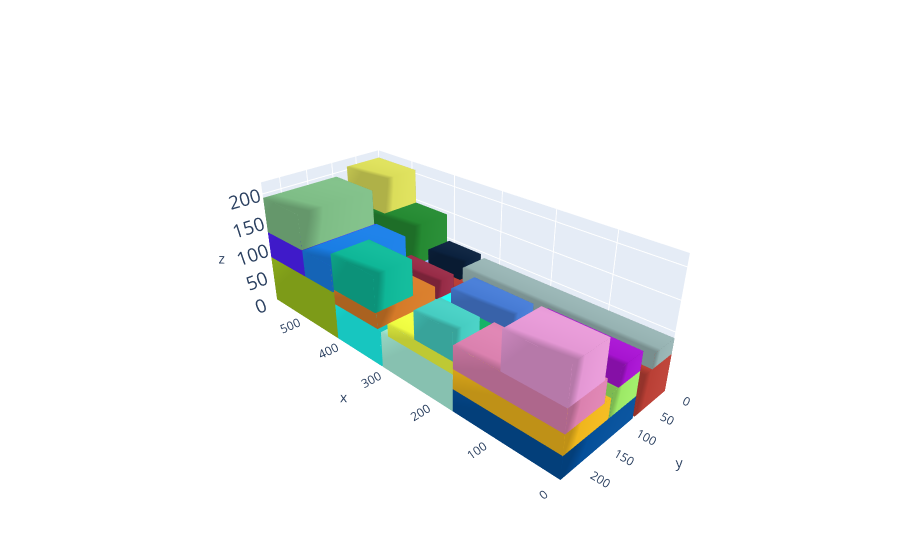

Write notebook code for a chart like this one.
### Markdown cell above
# Plot the solution

### Code cell
cont, execution_time,total_volume,TOTAL_VOLUME = MLCP_function(alpha=4.0,beta=1.0,gamma=0.2,delta=0.5,p=0.05,instance=1,weight_restriction=False, max_distance_cg=10000)
print("cont despues de ejecutar MLCP")
L = cont.l;W = cont.w; H = cont.h

box_dims = []
for aabb in cont.aabbs:
  box_dims.append([aabb.xmin,aabb.ymin,aabb.zmin,aabb.xmax,aabb.ymax,aabb.zmax])

bxplot.plot_container([L,W,H], box_dims) 
print(f'{L} {W} {H}')

### Figure 1 — Plotly figure (JSON) as saved in the notebook; plotly's stock layout.template omitted (floating-point values rounded to 4 significant figures)
{"data": [{"color": "rgb(136.9925141226862,18.05840989824643,152.0357099439519)", "i": [7, 0, 0, 0, 4, 4, 2, 6, 4, 0, 3, 7], "j": [3, 4, 1, 2, 5, 6, 5, 5, 0, 1, 2, 2], "k": [0, 7, 2, 3, 6, 7, 1, 2, 5, 5, 7, 6], "opacity": 1, "type": "mesh3d", "x": [0, 0, 412, 412, 0, 0, 412, 412], "y": [0, 76, 76, 0, 0, 76, 76, 0], "z": [0, 0, 0, 0, 64, 64, 64, 64]}, {"color": "rgb(184.99721401643205,63.35493058852008,53.22898936014036)", "i": [7, 0, 0, 0, 4, 4, 2, 6, 4, 0, 3, 7], "j": [3, 4, 1, 2, 5, 6, 5, 5, 0, 1, 2, 2], "k": [0, 7, 2, 3, 6, 7, 1, 2, 5, 5, 7, 6], "opacity": 1, "type": "mesh3d", "x": [0, 0, 412, 412, 0, 0, 412, 412], "y": [0, 76, 76, 0, 0, 76, 76, 0], "z": [0, 0, 0, 0, 64, 64, 64, 64]}, {"color": "rgb(184.721989980211,200.1369496663009,56.64674706057113)", "i": [7, 0, 0, 0, 4, 4, 2, 6, 4, 0, 3, 7], "j": [3, 4, 1, 2, 5, 6, 5, 5, 0, 1, 2, 2], "k": [0, 7, 2, 3, 6, 7, 1, 2, 5, 5, 7, 6], "opacity": 1, "type": "mesh3d", "x": [0, 0, 172, 172, 0, 0, 172, 172], "y": [81, 233, 233, 81, 81, 233, 233, 81], "z": [0, 0, 0, 0, 38, 38, 38, 38]}, {"color": "rgb(4.228935489282285,78.55494942740631,152.65786890394398)", "i": [7, 0, 0, 0, 4, 4, 2, 6, 4, 0, 3, 7], "j": [3, 4, 1, 2, 5, 6, 5, 5, 0, 1, 2, 2], "k": [0, 7, 2, 3, 6, 7, 1, 2, 5, 5, 7, 6], "opacity": 1, "type": "mesh3d", "x": [0, 0, 172, 172, 0, 0, 172, 172], "y": [81, 233, 233, 81, 81, 233, 233, 81], "z": [0, 0, 0, 0, 38, 38, 38, 38]}, {"color": "rgb(59.43579673111807,235.333330044499,102.0283413276305)", "i": [7, 0, 0, 0, 4, 4, 2, 6, 4, 0, 3, 7], "j": [3, 4, 1, 2, 5, 6, 5, 5, 0, 1, 2, 2], "k": [0, 7, 2, 3, 6, 7, 1, 2, 5, 5, 7, 6], "opacity": 1, "type": "mesh3d", "x": [417, 417, 587, 587, 417, 417, 587, 587], "y": [0, 84, 84, 0, 0, 84, 84, 0], "z": [0, 0, 0, 0, 72, 72, 72, 72]}, {"color": "rgb(152.45299355437402,178.95914435918493,248.60070603583924)", "i": [7, 0, 0, 0, 4, 4, 2, 6, 4, 0, 3, 7], "j": [3, 4, 1, 2, 5, 6, 5, 5, 0, 1, 2, 2], "k": [0, 7, 2, 3, 6, 7, 1, 2, 5, 5, 7, 6], "opacity": 1, "type": "mesh3d", "x": [417, 417, 587, 587, 417, 417, 587, 587], "y": [0, 84, 84, 0, 0, 84, 84, 0], "z": [0, 0, 0, 0, 72, 72, 72, 72]}, {"color": "rgb(174.2211599811244,73.22515316482408,93.79583097607036)", "i": [7, 0, 0, 0, 4, 4, 2, 6, 4, 0, 3, 7], "j": [3, 4, 1, 2, 5, 6, 5, 5, 0, 1, 2, 2], "k": [0, 7, 2, 3, 6, 7, 1, 2, 5, 5, 7, 6], "opacity": 1, "type": "mesh3d", "x": [417, 417, 587, 587, 417, 417, 587, 587], "y": [89, 233, 233, 89, 89, 233, 233, 89], "z": [0, 0, 0, 0, 84, 84, 84, 84]}, {"color": "rgb(156.5317944245458,193.5550646218075,30.491512560304283)", "i": [7, 0, 0, 0, 4, 4, 2, 6, 4, 0, 3, 7], "j": [3, 4, 1, 2, 5, 6, 5, 5, 0, 1, 2, 2], "k": [0, 7, 2, 3, 6, 7, 1, 2, 5, 5, 7, 6], "opacity": 1, "type": "mesh3d", "x": [417, 417, 587, 587, 417, 417, 587, 587], "y": [89, 233, 233, 89, 89, 233, 233, 89], "z": [0, 0, 0, 0, 84, 84, 84, 84]}, {"color": "rgb(129.95187086373792,176.9807520641445,112.4225785524027)", "i": [7, 0, 0, 0, 4, 4, 2, 6, 4, 0, 3, 7], "j": [3, 4, 1, 2, 5, 6, 5, 5, 0, 1, 2, 2], "k": [0, 7, 2, 3, 6, 7, 1, 2, 5, 5, 7, 6], "opacity": 1, "type": "mesh3d", "x": [314, 314, 417, 417, 314, 314, 417, 417], "y": [81, 233, 233, 81, 81, 233, 233, 81], "z": [0, 0, 0, 0, 64, 64, 64, 64]}, {"color": "rgb(28.239170487941934,247.26240533372763,239.92013871212762)", "i": [7, 0, 0, 0, 4, 4, 2, 6, 4, 0, 3, 7], "j": [3, 4, 1, 2, 5, 6, 5, 5, 0, 1, 2, 2], "k": [0, 7, 2, 3, 6, 7, 1, 2, 5, 5, 7, 6], "opacity": 1, "type": "mesh3d", "x": [314, 314, 417, 417, 314, 314, 417, 417], "y": [81, 233, 233, 81, 81, 233, 233, 81], "z": [0, 0, 0, 0, 64, 64, 64, 64]}, {"color": "rgb(182.10398275483604,89.68478490090297,211.14642525322955)", "i": [7, 0, 0, 0, 4, 4, 2, 6, 4, 0, 3, 7], "j": [3, 4, 1, 2, 5, 6, 5, 5, 0, 1, 2, 2], "k": [0, 7, 2, 3, 6, 7, 1, 2, 5, 5, 7, 6], "opacity": 1, "type": "mesh3d", "x": [172, 172, 312, 312, 172, 172, 312, 312], "y": [138, 233, 233, 138, 138, 233, 233, 138], "z": [0, 0, 0, 0, 62, 62, 62, 62]}, {"color": "rgb(168.81100381269164,241.56863009474972,219.59187821554244)", "i": [7, 0, 0, 0, 4, 4, 2, 6, 4, 0, 3, 7], "j": [3, 4, 1, 2, 5, 6, 5, 5, 0, 1, 2, 2], "k": [0, 7, 2, 3, 6, 7, 1, 2, 5, 5, 7, 6], "opacity": 1, "type": "mesh3d", "x": [172, 172, 312, 312, 172, 172, 312, 312], "y": [138, 233, 233, 138, 138, 233, 233, 138], "z": [0, 0, 0, 0, 62, 62, 62, 62]}, {"color": "rgb(17.814276337935322,162.19500128865334,123.28713202516458)", "i": [7, 0, 0, 0, 4, 4, 2, 6, 4, 0, 3, 7], "j": [3, 4, 1, 2, 5, 6, 5, 5, 0, 1, 2, 2], "k": [0, 7, 2, 3, 6, 7, 1, 2, 5, 5, 7, 6], "opacity": 1, "type": "mesh3d", "x": [172, 172, 295, 295, 172, 172, 295, 295], "y": [76, 136, 136, 76, 76, 136, 136, 76], "z": [0, 0, 0, 0, 51, 51, 51, 51]}, {"color": "rgb(151.81147234687106,114.31028997681388,94.77806658635134)", "i": [7, 0, 0, 0, 4, 4, 2, 6, 4, 0, 3, 7], "j": [3, 4, 1, 2, 5, 6, 5, 5, 0, 1, 2, 2], "k": [0, 7, 2, 3, 6, 7, 1, 2, 5, 5, 7, 6], "opacity": 1, "type": "mesh3d", "x": [172, 172, 295, 295, 172, 172, 295, 295], "y": [76, 136, 136, 76, 76, 136, 136, 76], "z": [0, 0, 0, 0, 51, 51, 51, 51]}, {"color": "rgb(201.55122130398018,138.35133036662185,173.46504755040604)", "i": [7, 0, 0, 0, 4, 4, 2, 6, 4, 0, 3, 7], "j": [3, 4, 1, 2, 5, 6, 5, 5, 0, 1, 2, 2], "k": [0, 7, 2, 3, 6, 7, 1, 2, 5, 5, 7, 6], "opacity": 1, "type": "mesh3d", "x": [0, 0, 172, 172, 0, 0, 172, 172], "y": [143, 233, 233, 143, 143, 233, 233, 143], "z": [38, 38, 38, 38, 71, 71, 71, 71]}, {"color": "rgb(238.38476821883734,181.79250844666768,28.21516483008733)", "i": [7, 0, 0, 0, 4, 4, 2, 6, 4, 0, 3, 7], "j": [3, 4, 1, 2, 5, 6, 5, 5, 0, 1, 2, 2], "k": [0, 7, 2, 3, 6, 7, 1, 2, 5, 5, 7, 6], "opacity": 1, "type": "mesh3d", "x": [0, 0, 172, 172, 0, 0, 172, 172], "y": [143, 233, 233, 143, 143, 233, 233, 143], "z": [38, 38, 38, 38, 71, 71, 71, 71]}, {"color": "rgb(59.21884852834887,162.71995308119565,96.45055419499982)", "i": [7, 0, 0, 0, 4, 4, 2, 6, 4, 0, 3, 7], "j": [3, 4, 1, 2, 5, 6, 5, 5, 0, 1, 2, 2], "k": [0, 7, 2, 3, 6, 7, 1, 2, 5, 5, 7, 6], "opacity": 1, "type": "mesh3d", "x": [0, 0, 153, 153, 0, 0, 153, 153], "y": [81, 141, 141, 81, 81, 141, 141, 81], "z": [38, 38, 38, 38, 79, 79, 79, 79]}, {"color": "rgb(156.0774122868839,232.4530357905755,101.86145319227863)", "i": [7, 0, 0, 0, 4, 4, 2, 6, 4, 0, 3, 7], "j": [3, 4, 1, 2, 5, 6, 5, 5, 0, 1, 2, 2], "k": [0, 7, 2, 3, 6, 7, 1, 2, 5, 5, 7, 6], "opacity": 1, "type": "mesh3d", "x": [0, 0, 153, 153, 0, 0, 153, 153], "y": [81, 141, 141, 81, 81, 141, 141, 81], "z": [38, 38, 38, 38, 79, 79, 79, 79]}, {"color": "rgb(100.92128243346136,166.73191591873533,46.14457026852863)", "i": [7, 0, 0, 0, 4, 4, 2, 6, 4, 0, 3, 7], "j": [3, 4, 1, 2, 5, 6, 5, 5, 0, 1, 2, 2], "k": [0, 7, 2, 3, 6, 7, 1, 2, 5, 5, 7, 6], "opacity": 1, "type": "mesh3d", "x": [172, 172, 283, 283, 172, 172, 283, 283], "y": [76, 125, 125, 76, 76, 125, 125, 76], "z": [51, 51, 51, 51, 77, 77, 77, 77]}, {"color": "rgb(27.815851693631544,225.40501420510589,127.60787094868758)", "i": [7, 0, 0, 0, 4, 4, 2, 6, 4, 0, 3, 7], "j": [3, 4, 1, 2, 5, 6, 5, 5, 0, 1, 2, 2], "k": [0, 7, 2, 3, 6, 7, 1, 2, 5, 5, 7, 6], "opacity": 1, "type": "mesh3d", "x": [172, 172, 283, 283, 172, 172, 283, 283], "y": [76, 125, 125, 76, 76, 125, 125, 76], "z": [51, 51, 51, 51, 77, 77, 77, 77]}, {"color": "rgb(26.06324547419322,108.67641244283136,45.124354668893474)", "i": [7, 0, 0, 0, 4, 4, 2, 6, 4, 0, 3, 7], "j": [3, 4, 1, 2, 5, 6, 5, 5, 0, 1, 2, 2], "k": [0, 7, 2, 3, 6, 7, 1, 2, 5, 5, 7, 6], "opacity": 1, "type": "mesh3d", "x": [172, 172, 297, 297, 172, 172, 297, 297], "y": [184, 233, 233, 184, 184, 233, 233, 184], "z": [62, 62, 62, 62, 83, 83, 83, 83]}, {"color": "rgb(237.4905095110723,250.8713866468009,64.83321897866531)", "i": [7, 0, 0, 0, 4, 4, 2, 6, 4, 0, 3, 7], "j": [3, 4, 1, 2, 5, 6, 5, 5, 0, 1, 2, 2], "k": [0, 7, 2, 3, 6, 7, 1, 2, 5, 5, 7, 6], "opacity": 1, "type": "mesh3d", "x": [172, 172, 297, 297, 172, 172, 297, 297], "y": [184, 233, 233, 184, 184, 233, 233, 184], "z": [62, 62, 62, 62, 83, 83, 83, 83]}, {"color": "rgb(69.64877651344705,116.30563356733123,205.68280608078663)", "i": [7, 0, 0, 0, 4, 4, 2, 6, 4, 0, 3, 7], "j": [3, 4, 1, 2, 5, 6, 5, 5, 0, 1, 2, 2], "k": [0, 7, 2, 3, 6, 7, 1, 2, 5, 5, 7, 6], "opacity": 1, "type": "mesh3d", "x": [172, 172, 270, 270, 172, 172, 270, 270], "y": [159, 184, 184, 159, 159, 184, 184, 159], "z": [62, 62, 62, 62, 83, 83, 83, 83]}, {"color": "rgb(229.2261931356746,193.46354851220482,246.02315160675494)", "i": [7, 0, 0, 0, 4, 4, 2, 6, 4, 0, 3, 7], "j": [3, 4, 1, 2, 5, 6, 5, 5, 0, 1, 2, 2], "k": [0, 7, 2, 3, 6, 7, 1, 2, 5, 5, 7, 6], "opacity": 1, "type": "mesh3d", "x": [172, 172, 270, 270, 172, 172, 270, 270], "y": [159, 184, 184, 159, 159, 184, 184, 159], "z": [62, 62, 62, 62, 83, 83, 83, 83]}, {"color": "rgb(5.755341765462178,176.43680826455244,117.33559838184249)", "i": [7, 0, 0, 0, 4, 4, 2, 6, 4, 0, 3, 7], "j": [3, 4, 1, 2, 5, 6, 5, 5, 0, 1, 2, 2], "k": [0, 7, 2, 3, 6, 7, 1, 2, 5, 5, 7, 6], "opacity": 1, "type": "mesh3d", "x": [0, 0, 333, 333, 0, 0, 333, 333], "y": [0, 49, 49, 0, 0, 49, 49, 0], "z": [64, 64, 64, 64, 90, 90, 90, 90]}, {"color": "rgb(149.86848248946666,178.02088714305893,177.60288059353985)", "i": [7, 0, 0, 0, 4, 4, 2, 6, 4, 0, 3, 7], "j": [3, 4, 1, 2, 5, 6, 5, 5, 0, 1, 2, 2], "k": [0, 7, 2, 3, 6, 7, 1, 2, 5, 5, 7, 6], "opacity": 1, "type": "mesh3d", "x": [0, 0, 333, 333, 0, 0, 333, 333], "y": [0, 49, 49, 0, 0, 49, 49, 0], "z": [64, 64, 64, 64, 90, 90, 90, 90]}, {"color": "rgb(186.17510092663483,221.6819219356229,156.5744234310097)", "i": [7, 0, 0, 0, 4, 4, 2, 6, 4, 0, 3, 7], "j": [3, 4, 1, 2, 5, 6, 5, 5, 0, 1, 2, 2], "k": [0, 7, 2, 3, 6, 7, 1, 2, 5, 5, 7, 6], "opacity": 1, "type": "mesh3d", "x": [319, 319, 417, 417, 319, 319, 417, 417], "y": [122, 233, 233, 122, 122, 233, 233, 122], "z": [64, 64, 64, 64, 90, 90, 90, 90]}, {"color": "rgb(212.18539123900834,121.94220415264078,40.43651382852396)", "i": [7, 0, 0, 0, 4, 4, 2, 6, 4, 0, 3, 7], "j": [3, 4, 1, 2, 5, 6, 5, 5, 0, 1, 2, 2], "k": [0, 7, 2, 3, 6, 7, 1, 2, 5, 5, 7, 6], "opacity": 1, "type": "mesh3d", "x": [319, 319, 417, 417, 319, 319, 417, 417], "y": [122, 233, 233, 122, 122, 233, 233, 122], "z": [64, 64, 64, 64, 90, 90, 90, 90]}, {"color": "rgb(32.134155665929015,67.17147789696666,94.22536586616188)", "i": [7, 0, 0, 0, 4, 4, 2, 6, 4, 0, 3, 7], "j": [3, 4, 1, 2, 5, 6, 5, 5, 0, 1, 2, 2], "k": [0, 7, 2, 3, 6, 7, 1, 2, 5, 5, 7, 6], "opacity": 1, "type": "mesh3d", "x": [340, 340, 412, 412, 340, 340, 412, 412], "y": [0, 48, 48, 0, 0, 48, 48, 0], "z": [64, 64, 64, 64, 95, 95, 95, 95]}, {"color": "rgb(11.400057490872795,33.716919161239495,62.17537931448105)", "i": [7, 0, 0, 0, 4, 4, 2, 6, 4, 0, 3, 7], "j": [3, 4, 1, 2, 5, 6, 5, 5, 0, 1, 2, 2], "k": [0, 7, 2, 3, 6, 7, 1, 2, 5, 5, 7, 6], "opacity": 1, "type": "mesh3d", "x": [340, 340, 412, 412, 340, 340, 412, 412], "y": [0, 48, 48, 0, 0, 48, 48, 0], "z": [64, 64, 64, 64, 95, 95, 95, 95]}, {"color": "rgb(222.9172672110195,236.64557353388622,148.1272329524487)", "i": [7, 0, 0, 0, 4, 4, 2, 6, 4, 0, 3, 7], "j": [3, 4, 1, 2, 5, 6, 5, 5, 0, 1, 2, 2], "k": [0, 7, 2, 3, 6, 7, 1, 2, 5, 5, 7, 6], "opacity": 1, "type": "mesh3d", "x": [321, 321, 417, 417, 321, 321, 417, 417], "y": [81, 117, 117, 81, 81, 117, 117, 81], "z": [64, 64, 64, 64, 95, 95, 95, 95]}, {"color": "rgb(150.66507343677986,43.23301793787467,70.29440204565819)", "i": [7, 0, 0, 0, 4, 4, 2, 6, 4, 0, 3, 7], "j": [3, 4, 1, 2, 5, 6, 5, 5, 0, 1, 2, 2], "k": [0, 7, 2, 3, 6, 7, 1, 2, 5, 5, 7, 6], "opacity": 1, "type": "mesh3d", "x": [321, 321, 417, 417, 321, 321, 417, 417], "y": [81, 117, 117, 81, 81, 117, 117, 81], "z": [64, 64, 64, 64, 95, 95, 95, 95]}, {"color": "rgb(60.541308179279845,123.71533044706541,134.2300220905012)", "i": [7, 0, 0, 0, 4, 4, 2, 6, 4, 0, 3, 7], "j": [3, 4, 1, 2, 5, 6, 5, 5, 0, 1, 2, 2], "k": [0, 7, 2, 3, 6, 7, 1, 2, 5, 5, 7, 6], "opacity": 1, "type": "mesh3d", "x": [0, 0, 172, 172, 0, 0, 172, 172], "y": [157, 233, 233, 157, 157, 233, 233, 157], "z": [71, 71, 71, 71, 109, 109, 109, 109]}, {"color": "rgb(218.05960009839052,128.50036574292335,174.47215736602556)", "i": [7, 0, 0, 0, 4, 4, 2, 6, 4, 0, 3, 7], "j": [3, 4, 1, 2, 5, 6, 5, 5, 0, 1, 2, 2], "k": [0, 7, 2, 3, 6, 7, 1, 2, 5, 5, 7, 6], "opacity": 1, "type": "mesh3d", "x": [0, 0, 172, 172, 0, 0, 172, 172], "y": [157, 233, 233, 157, 157, 233, 233, 157], "z": [71, 71, 71, 71, 109, 109, 109, 109]}, {"color": "rgb(122.04575778753693,142.75393493662207,197.7056703123942)", "i": [7, 0, 0, 0, 4, 4, 2, 6, 4, 0, 3, 7], "j": [3, 4, 1, 2, 5, 6, 5, 5, 0, 1, 2, 2], "k": [0, 7, 2, 3, 6, 7, 1, 2, 5, 5, 7, 6], "opacity": 1, "type": "mesh3d", "x": [417, 417, 587, 587, 417, 417, 587, 587], "y": [0, 84, 84, 0, 0, 84, 84, 0], "z": [72, 72, 72, 72, 144, 144, 144, 144]}, {"color": "rgb(37.09101195301299,137.66013262123835,50.453815499326836)", "i": [7, 0, 0, 0, 4, 4, 2, 6, 4, 0, 3, 7], "j": [3, 4, 1, 2, 5, 6, 5, 5, 0, 1, 2, 2], "k": [0, 7, 2, 3, 6, 7, 1, 2, 5, 5, 7, 6], "opacity": 1, "type": "mesh3d", "x": [417, 417, 587, 587, 417, 417, 587, 587], "y": [0, 84, 84, 0, 0, 84, 84, 0], "z": [72, 72, 72, 72, 144, 144, 144, 144]}, {"color": "rgb(208.19683399465634,55.48920956520284,148.7029721581801)", "i": [7, 0, 0, 0, 4, 4, 2, 6, 4, 0, 3, 7], "j": [3, 4, 1, 2, 5, 6, 5, 5, 0, 1, 2, 2], "k": [0, 7, 2, 3, 6, 7, 1, 2, 5, 5, 7, 6], "opacity": 1, "type": "mesh3d", "x": [172, 172, 283, 283, 172, 172, 283, 283], "y": [76, 125, 125, 76, 76, 125, 125, 76], "z": [77, 77, 77, 77, 103, 103, 103, 103]}, {"color": "rgb(70.1210415013879,122.43879689716054,211.18732886905198)", "i": [7, 0, 0, 0, 4, 4, 2, 6, 4, 0, 3, 7], "j": [3, 4, 1, 2, 5, 6, 5, 5, 0, 1, 2, 2], "k": [0, 7, 2, 3, 6, 7, 1, 2, 5, 5, 7, 6], "opacity": 1, "type": "mesh3d", "x": [172, 172, 283, 283, 172, 172, 283, 283], "y": [76, 125, 125, 76, 76, 125, 125, 76], "z": [77, 77, 77, 77, 103, 103, 103, 103]}, {"color": "rgb(9.111964204919696,232.73940662568188,51.07806686881117)", "i": [7, 0, 0, 0, 4, 4, 2, 6, 4, 0, 3, 7], "j": [3, 4, 1, 2, 5, 6, 5, 5, 0, 1, 2, 2], "k": [0, 7, 2, 3, 6, 7, 1, 2, 5, 5, 7, 6], "opacity": 1, "type": "mesh3d", "x": [0, 0, 144, 144, 0, 0, 144, 144], "y": [81, 129, 129, 81, 81, 129, 129, 81], "z": [79, 79, 79, 79, 110, 110, 110, 110]}, {"color": "rgb(166.15091338774667,19.6489066918955,207.50390887574136)", "i": [7, 0, 0, 0, 4, 4, 2, 6, 4, 0, 3, 7], "j": [3, 4, 1, 2, 5, 6, 5, 5, 0, 1, 2, 2], "k": [0, 7, 2, 3, 6, 7, 1, 2, 5, 5, 7, 6], "opacity": 1, "type": "mesh3d", "x": [0, 0, 144, 144, 0, 0, 144, 144], "y": [81, 129, 129, 81, 81, 129, 129, 81], "z": [79, 79, 79, 79, 110, 110, 110, 110]}, {"color": "rgb(46.92524885881041,182.9417731708434,33.17814117526025)", "i": [7, 0, 0, 0, 4, 4, 2, 6, 4, 0, 3, 7], "j": [3, 4, 1, 2, 5, 6, 5, 5, 0, 1, 2, 2], "k": [0, 7, 2, 3, 6, 7, 1, 2, 5, 5, 7, 6], "opacity": 1, "type": "mesh3d", "x": [172, 172, 243, 243, 172, 172, 243, 243], "y": [185, 233, 233, 185, 185, 233, 233, 185], "z": [83, 83, 83, 83, 130, 130, 130, 130]}, {"color": "rgb(69.72406308101104,204.26175734320972,192.9308607291163)", "i": [7, 0, 0, 0, 4, 4, 2, 6, 4, 0, 3, 7], "j": [3, 4, 1, 2, 5, 6, 5, 5, 0, 1, 2, 2], "k": [0, 7, 2, 3, 6, 7, 1, 2, 5, 5, 7, 6], "opacity": 1, "type": "mesh3d", "x": [172, 172, 243, 243, 172, 172, 243, 243], "y": [185, 233, 233, 185, 185, 233, 233, 185], "z": [83, 83, 83, 83, 130, 130, 130, 130]}, {"color": "rgb(224.9428661950782,104.56218229011087,144.43853365206832)", "i": [7, 0, 0, 0, 4, 4, 2, 6, 4, 0, 3, 7], "j": [3, 4, 1, 2, 5, 6, 5, 5, 0, 1, 2, 2], "k": [0, 7, 2, 3, 6, 7, 1, 2, 5, 5, 7, 6], "opacity": 1, "type": "mesh3d", "x": [491, 491, 587, 587, 491, 491, 587, 587], "y": [91, 233, 233, 91, 91, 233, 233, 91], "z": [84, 84, 84, 84, 131, 131, 131, 131]}, {"color": "rgb(78.42333202030628,32.9688274045073,251.41067500893314)", "i": [7, 0, 0, 0, 4, 4, 2, 6, 4, 0, 3, 7], "j": [3, 4, 1, 2, 5, 6, 5, 5, 0, 1, 2, 2], "k": [0, 7, 2, 3, 6, 7, 1, 2, 5, 5, 7, 6], "opacity": 1, "type": "mesh3d", "x": [491, 491, 587, 587, 491, 491, 587, 587], "y": [91, 233, 233, 91, 91, 233, 233, 91], "z": [84, 84, 84, 84, 131, 131, 131, 131]}, {"color": "rgb(146.13387406549893,5.427668655196529,239.623038117811)", "i": [7, 0, 0, 0, 4, 4, 2, 6, 4, 0, 3, 7], "j": [3, 4, 1, 2, 5, 6, 5, 5, 0, 1, 2, 2], "k": [0, 7, 2, 3, 6, 7, 1, 2, 5, 5, 7, 6], "opacity": 1, "type": "mesh3d", "x": [420, 420, 491, 491, 420, 420, 491, 491], "y": [89, 233, 233, 89, 89, 233, 233, 89], "z": [84, 84, 84, 84, 131, 131, 131, 131]}, {"color": "rgb(25.7424563110301,125.24258210318679,227.75561733046365)", "i": [7, 0, 0, 0, 4, 4, 2, 6, 4, 0, 3, 7], "j": [3, 4, 1, 2, 5, 6, 5, 5, 0, 1, 2, 2], "k": [0, 7, 2, 3, 6, 7, 1, 2, 5, 5, 7, 6], "opacity": 1, "type": "mesh3d", "x": [420, 420, 491, 491, 420, 420, 491, 491], "y": [89, 233, 233, 89, 89, 233, 233, 89], "z": [84, 84, 84, 84, 131, 131, 131, 131]}, {"color": "rgb(86.26468931480949,97.687723343444,254.70656923584755)", "i": [7, 0, 0, 0, 4, 4, 2, 6, 4, 0, 3, 7], "j": [3, 4, 1, 2, 5, 6, 5, 5, 0, 1, 2, 2], "k": [0, 7, 2, 3, 6, 7, 1, 2, 5, 5, 7, 6], "opacity": 1, "type": "mesh3d", "x": [322, 322, 417, 417, 322, 322, 417, 417], "y": [163, 233, 233, 163, 163, 233, 233, 163], "z": [90, 90, 90, 90, 152, 152, 152, 152]}, {"color": "rgb(14.837825082567024,182.6039928034298,151.0613176153692)", "i": [7, 0, 0, 0, 4, 4, 2, 6, 4, 0, 3, 7], "j": [3, 4, 1, 2, 5, 6, 5, 5, 0, 1, 2, 2], "k": [0, 7, 2, 3, 6, 7, 1, 2, 5, 5, 7, 6], "opacity": 1, "type": "mesh3d", "x": [322, 322, 417, 417, 322, 322, 417, 417], "y": [163, 233, 233, 163, 163, 233, 233, 163], "z": [90, 90, 90, 90, 152, 152, 152, 152]}, {"color": "rgb(19.323740565268945,12.018421245803918,82.1719023175643)", "i": [7, 0, 0, 0, 4, 4, 2, 6, 4, 0, 3, 7], "j": [3, 4, 1, 2, 5, 6, 5, 5, 0, 1, 2, 2], "k": [0, 7, 2, 3, 6, 7, 1, 2, 5, 5, 7, 6], "opacity": 1, "type": "mesh3d", "x": [0, 0, 95, 95, 0, 0, 95, 95], "y": [163, 233, 233, 163, 163, 233, 233, 163], "z": [109, 109, 109, 109, 171, 171, 171, 171]}, {"color": "rgb(227.55567156631852,151.1019297745681,211.7376860865368)", "i": [7, 0, 0, 0, 4, 4, 2, 6, 4, 0, 3, 7], "j": [3, 4, 1, 2, 5, 6, 5, 5, 0, 1, 2, 2], "k": [0, 7, 2, 3, 6, 7, 1, 2, 5, 5, 7, 6], "opacity": 1, "type": "mesh3d", "x": [0, 0, 95, 95, 0, 0, 95, 95], "y": [163, 233, 233, 163, 163, 233, 233, 163], "z": [109, 109, 109, 109, 171, 171, 171, 171]}, {"color": "rgb(189.348435338547,222.27841971250945,179.04698390422357)", "i": [7, 0, 0, 0, 4, 4, 2, 6, 4, 0, 3, 7], "j": [3, 4, 1, 2, 5, 6, 5, 5, 0, 1, 2, 2], "k": [0, 7, 2, 3, 6, 7, 1, 2, 5, 5, 7, 6], "opacity": 1, "type": "mesh3d", "x": [492, 492, 587, 587, 492, 492, 587, 587], "y": [93, 233, 233, 93, 93, 233, 233, 93], "z": [131, 131, 131, 131, 193, 193, 193, 193]}, {"color": "rgb(125.89803062565625,188.76464082011088,133.9256289825991)", "i": [7, 0, 0, 0, 4, 4, 2, 6, 4, 0, 3, 7], "j": [3, 4, 1, 2, 5, 6, 5, 5, 0, 1, 2, 2], "k": [0, 7, 2, 3, 6, 7, 1, 2, 5, 5, 7, 6], "opacity": 1, "type": "mesh3d", "x": [492, 492, 587, 587, 492, 492, 587, 587], "y": [93, 233, 233, 93, 93, 233, 233, 93], "z": [131, 131, 131, 131, 193, 193, 193, 193]}, {"color": "rgb(218.8283507845023,221.28106503345526,90.11786980779083)", "i": [7, 0, 0, 0, 4, 4, 2, 6, 4, 0, 3, 7], "j": [3, 4, 1, 2, 5, 6, 5, 5, 0, 1, 2, 2], "k": [0, 7, 2, 3, 6, 7, 1, 2, 5, 5, 7, 6], "opacity": 1, "type": "mesh3d", "x": [492, 492, 587, 587, 492, 492, 587, 587], "y": [0, 70, 70, 0, 0, 70, 70, 0], "z": [144, 144, 144, 144, 206, 206, 206, 206]}, {"color": "rgb(62.05235951971094,218.6920911962394,30.355427006872056)", "i": [7, 0, 0, 0, 4, 4, 2, 6, 4, 0, 3, 7], "j": [3, 4, 1, 2, 5, 6, 5, 5, 0, 1, 2, 2], "k": [0, 7, 2, 3, 6, 7, 1, 2, 5, 5, 7, 6], "opacity": 0, "type": "mesh3d", "x": [492, 492, 587, 587, 492, 492, 587, 587], "y": [0, 70, 70, 0, 0, 70, 70, 0], "z": [144, 144, 144, 144, 206, 206, 206, 206]}], "layout": {"autosize": false, "margin": {"b": 0, "l": 0, "r": 0, "t": 0}, "paper_bgcolor": "rgba(0,0,0,0)", "scene": {"camera": {"center": {"x": 0, "y": 0, "z": 0}, "eye": {"x": -2, "y": 2, "z": 1.5}, "up": {"x": 0, "y": 0, "z": 1}}, "xaxis": {"nticks": 10, "range": [0, 587], "showspikes": false}, "yaxis": {"nticks": 5, "range": [0, 233], "showspikes": false}, "zaxis": {"nticks": 5, "range": [0, 220], "tickfont": {"size": 15}}}}}
